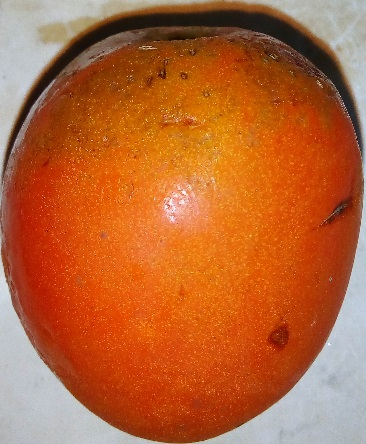
#> input picture detektif-tomat-2-master/input/input11.jpg, 366 x 444 px; its folder holds only this picture in this run
$ python -i preprocess.py   (imports and definitions only)
#> lines starting #> are read from the running program, lines starting #| are printed output that depends on the picture
#> further down, picture is the input picture: shape (444, 366, 3); mean B, G, R 53.3, 100.5, 182.5
import cv2
import os
import sys
import shutil
import yaml

def histogramEqualization(image):
    image = cv2.cvtColor(image, cv2.COLOR_BGR2YUV)
#> image: shape (444, 366, 3); mean of channels 0, 1, 2 119.6, 95.3, 183.1
    clahe = cv2.createCLAHE(clipLimit=1.0, tileGridSize=(3,3))
    image[:, :, 0] = clahe.apply(image[:, :, 0])
#> image: shape (444, 366, 3); mean of channels 0, 1, 2 123.5, 95.3, 183.1
    output = cv2.cvtColor(image,cv2.COLOR_YUV2BGR)
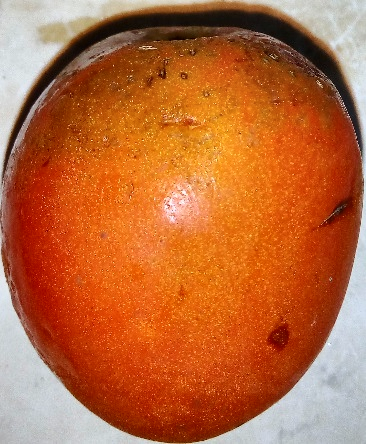
#> output: shape (444, 366, 3); mean B, G, R 58.1, 104.4, 185.9
    return output

def main():
    with open('./system_config.json') as f:
        config = yaml.load(f)['preprocess']

    indir = config['indir']
    outdir = config['outdir']

    classList =  os.listdir(indir)
    for c in classList:
        cIndir = os.path.join(indir,c)
        cOutdir = os.path.join(outdir,c)

        if os.path.exists(cOutdir):
            shutil.rmtree(cOutdir)
        os.makedirs(cOutdir)

        fnames = [f for f in os.listdir(cIndir)
                  if os.path.isfile(os.path.join(cIndir, f))]
        totalFiles = len(fnames)

        for i in range(0,len(fnames)):
            print('>> Preprocessing class =', c, fnames[i], round(float(i)/(totalFiles-1),2)*100, '%')
            img = cv2.imread(os.path.join(cIndir, fnames[i]))
            img = histogramEqualization(img)
            cv2.imwrite(os.path.join(cOutdir, fnames[i][0:-4]+'.jpg'), img)

# [2 lines not run here, left out]

>>> import cv2
>>> picture = cv2.imread('input/input11.jpg')
>>> result = histogramEqualization(picture)

$ run again, on detektif-tomat-2-master/input/input2.jpg
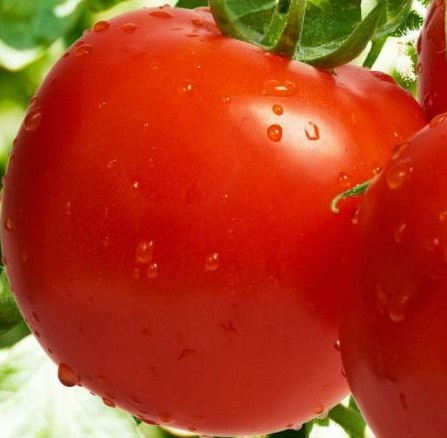
#> input picture detektif-tomat-2-master/input/input2.jpg, 447 x 438 px
#> picture is the input picture: shape (438, 447, 3); mean B, G, R 31.9, 61, 176.8
#> in histogramEqualization, `output = cv2.cvtColor(image,cv2.COLOR_YUV2BGR)`:
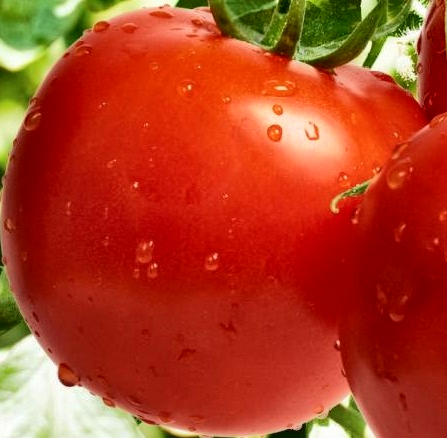
#> output: shape (438, 447, 3); mean B, G, R 34.4, 62.6, 177.5

$ run again, on detektif-tomat-2-master/input/input4.jpg
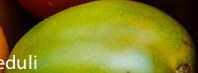
#> input picture detektif-tomat-2-master/input/input4.jpg, 198 x 73 px
#> picture is the input picture: shape (73, 198, 3); mean B, G, R 31.2, 125.1, 127.7
#> in histogramEqualization, `output = cv2.cvtColor(image,cv2.COLOR_YUV2BGR)`:
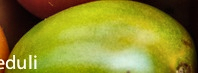
#> output: shape (73, 198, 3); mean B, G, R 42.7, 136.3, 138.8
